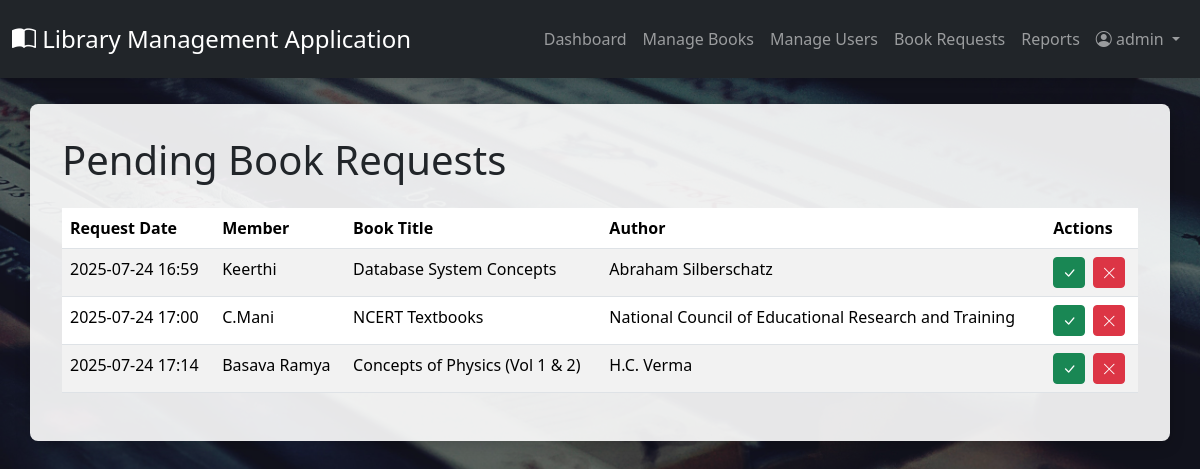
Screenshot of /admin/requests (signed in) with the database file from the repository.
### tables this page shows
CREATE TABLE user (
  id INTEGER PRIMARY KEY AUTOINCREMENT,
  username TEXT UNIQUE NOT NULL,
  email TEXT UNIQUE NOT NULL,
  password_hash TEXT NOT NULL,
  role TEXT NOT NULL DEFAULT 'member' -- 'admin' or 'member'
);

CREATE TABLE book_request (
  id INTEGER PRIMARY KEY AUTOINCREMENT,
  book_id INTEGER NOT NULL,
  member_id INTEGER NOT NULL,
  request_date TIMESTAMP NOT NULL DEFAULT CURRENT_TIMESTAMP,
  status TEXT NOT NULL DEFAULT 'pending', -- 'pending', 'approved', 'denied'
  FOREIGN KEY (book_id) REFERENCES book (id),
  FOREIGN KEY (member_id) REFERENCES user (id)
);

CREATE TABLE book (
  id INTEGER PRIMARY KEY AUTOINCREMENT,
  title TEXT NOT NULL,
  author TEXT NOT NULL,
  isbn TEXT UNIQUE NOT NULL,
  quantity INTEGER NOT NULL DEFAULT 1,
  quantity_available INTEGER NOT NULL DEFAULT 1
);

### app.py (the view)
@app.route('/admin/requests')
@login_required
@admin_required
def manage_requests():
    db = get_db()
    requests = db.execute("""
        SELECT br.id, br.request_date, u.username, b.title, b.author, b.id as book_id, u.id as user_id
        FROM book_request br JOIN user u ON br.member_id = u.id JOIN book b ON br.book_id = b.id
        WHERE br.status = 'pending' ORDER BY br.request_date ASC
    """).fetchall()
    return render_template('admin/manage_requests.html', requests=requests)

### app.py (called while the page is built)
@login_manager.user_loader
def load_user(user_id):
    user_row = get_db().execute('SELECT * FROM user WHERE id = ?', (user_id,)).fetchone()
    if user_row:
        return User(id=user_row['id'], username=user_row['username'], email=user_row['email'],
                    password_hash=user_row['password_hash'], role=user_row['role'])
    return None

def admin_required(f):
    @wraps(f)
    def decorated_function(*args, **kwargs):
        if not current_user.is_authenticated or current_user.role != 'admin':
            flash('You do not have permission to access this page.', 'danger')
            return redirect(url_for('login'))
        return f(*args, **kwargs)
    return decorated_function

### database.py (called while the page is built)
def get_db():
    if 'db' not in g:
        g.db = sqlite3.connect(
            current_app.config['DATABASE'],
            detect_types=sqlite3.PARSE_DECLTYPES
        )
        g.db.row_factory = sqlite3.Row
    return g.db

### templates/admin/manage_requests.html (shortened to what this page needs)
{% extends "layout.html" %}
{% block content %}
    <h1 class="mb-4">Pending Book Requests</h1>
    <div class="table-responsive">
        <table class="table table-striped table-hover">
            <thead><tr><th>Request Date</th><th>Member</th><th>Book Title</th><th>Author</th><th>Actions</th></tr></thead>
            <tbody>
                {% for req in requests %}
                <tr>
                    <td>{{ req.request_date.strftime('%Y-%m-%d %H:%M') }}</td>
                    <td>{{ req.username }}</td>
                    <td>{{ req.title }}</td>
                    <td>{{ req.author }}</td>
                    <td>
                        <div class="d-flex">
                            <form action="{{ url_for('approve_request', request_id=req.id) }}" method="POST" class="me-2">
                                <button type="submit" class="btn btn-success btn-sm" title="Approve & Issue"><i class="bi bi-check-lg"></i></button>
                            </form>
                            <form action="{{ url_for('deny_request', request_id=req.id) }}" method="POST">
                                <button type="submit" class="btn btn-danger btn-sm" title="Deny"><i class="bi bi-x-lg"></i></button>
                            </form>
                        </div>
                    </td>
                </tr>
                {% else %}
                <tr><td colspan="5" class="text-center">No pending requests.</td></tr>
                {% endfor %}
            </tbody>
        </table>
    </div>
{% endblock %}

### templates/layout.html (shortened to what this page needs)
<!DOCTYPE html>
<html lang="en">
<head>
    <link href="https://cdn.jsdelivr.net/npm/bootstrap@5.3.2/dist/css/bootstrap.min.css" rel="stylesheet">
    <link rel="stylesheet" href="https://cdn.jsdelivr.net/npm/bootstrap-icons@1.11.1/font/bootstrap-icons.css">
    <link rel="stylesheet" href="{{ url_for('static', filename='css/style.css') }}">
</head>
<body>
    <nav class="navbar navbar-expand-lg navbar-dark bg-dark fixed-top">
        <div class="container-fluid">
            <a class="navbar-brand" href="{{ url_for('home') }}"><i class="bi bi-book-half"></i> Library Management Application</a>
            <div class="collapse navbar-collapse" id="navbarNav">
                <ul class="navbar-nav ms-auto">
                    {% if current_user.is_authenticated %}
                        {% if current_user.role == 'admin' %}
                            <li class="nav-item"><a class="nav-link" href="{{ url_for('admin_dashboard') }}">Dashboard</a></li>
                            <li class="nav-item"><a class="nav-link" href="{{ url_for('manage_books') }}">Manage Books</a></li>
                            <li class="nav-item"><a class="nav-link" href="{{ url_for('manage_users') }}">Manage Users</a></li>
                            <li class="nav-item"><a class="nav-link" href="{{ url_for('manage_requests') }}">Book Requests</a></li>
                            <li class="nav-item"><a class="nav-link" href="{{ url_for('reports') }}">Reports</a></li>
                        {% else %}
                            <li class="nav-item"><a class="nav-link" href="{{ url_for('member_dashboard') }}">Available Books</a></li>
                            <li class="nav-item"><a class="nav-link" href="{{ url_for('my_books') }}">My Books</a></li>
                        {% endif %}
                        <li class="nav-item dropdown">
                            <a class="nav-link dropdown-toggle" href="#" id="navbarDropdown" role="button" data-bs-toggle="dropdown" aria-expanded="false">
                                <i class="bi bi-person-circle"></i> {{ current_user.username }}
                            </a>
                        </li>
                    {% else %}
                        <li class="nav-item"><a class="nav-link" href="{{ url_for('login') }}">Login</a></li>
                        <li class="nav-item"><a class="nav-link" href="{{ url_for('register') }}">Register</a></li>
                    {% endif %}
                </ul>
            </div>
        </div>
    </nav>
    <main class="container mt-4">
        {% block content %}{% endblock %}
    </main>
</body>
</html>

### static/css/style.css (style rules this page uses)
body { background-image: url('../images/background.jpg'); background-size: cover; background-attachment: fixed; background-position: center; background-blend-mode: multiply; background-color: rgba(0, 0, 0, 0.5); padding-top: 80px; }
.navbar { padding-top: 1rem; padding-bottom: 1rem; box-shadow: 0 4px 6px rgba(0, 0, 0, 0.1); }
.navbar-brand { font-size: 1.5rem; }
main.container { background-color: rgba(255, 255, 255, 0.9); border-radius: 8px; padding: 2rem; box-shadow: 0 4px 15px rgba(0,0,0,0.2); }

### rows the page displays
user: username "admin"
book_request: request_date "2025-07-24 16:59", username "Keerthi", title "Database System Concepts", author "Abraham Silberschatz"
book_request: request_date "2025-07-24 17:00", username "C.Mani", title "NCERT Textbooks", author "National Council of Educational Research and Training"
book_request: request_date "2025-07-24 17:14", username "Basava Ramya", title "Concepts of Physics (Vol 1 & 2)", author "H.C. Verma"
